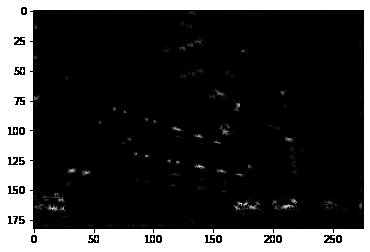
#> input picture example_img/corner.jpg, 370 x 252 px
$ python Harris_Corner.py 100 1.0 100 example_img/corner.jpg
#> lines starting #> are read from the running program, lines starting #| are printed output that depends on the picture

import cv2
import numpy as np
import sys
import matplotlib.pyplot as plt

def readImage(filename):

#> called with filename = 'example_img/corner.jpg'
    img = cv2.imread(filename, 0)
#> img is the input picture: shape (252, 370); min 0, max 255, mean 55
    if img.ndim == 3:
        img = img[:,:,0]
    return img

def kernel():
    size = 5
    sigma = 5
    size = int(size) // 2
    x, y = np.mgrid[-size:size+1, -size:size+1]
    g = (-x/sigma**2)*np.exp(-((x**2 + y**2) / (2.0*sigma**2)))
    return g


def non_max_suppression(img, D):
    M, N = img.shape
    Z = np.zeros((M,N), dtype=np.int32)
    angle = D * 180. / np.pi
    angle[angle < 0] += 180

    for i in range(1,M-1):
        for j in range(1,N-1):
            try:
                q = 255
                r = 255

               #angle 0
                if (0 <= angle[i,j] < 22.5) or (157.5 <= angle[i,j] <= 180):
                    q = img[i, j+1]
                    r = img[i, j-1]
                #angle 45
                elif (22.5 <= angle[i,j] < 67.5):
                    q = img[i+1, j-1]
                    r = img[i-1, j+1]
                #angle 90
                elif (67.5 <= angle[i,j] < 112.5):
                    q = img[i+1, j]
                    r = img[i-1, j]
                #angle 135
                elif (112.5 <= angle[i,j] < 157.5):
                    q = img[i-1, j-1]
                    r = img[i+1, j+1]

                if (img[i,j] >= q) and (img[i,j] >= r):
                    Z[i,j] = img[i,j]
                else:
                    Z[i,j] = 0

            except IndexError as e:
                pass
    return Z

def findCorners(img, window_size, k, threshold):

#> called with window_size = 100, k = 1, threshold = 100
    Iy, Ix = np.gradient(img)
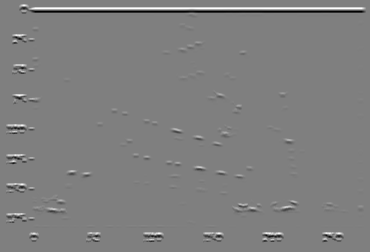
#> Iy: shape (252, 370) float64; min -69.5, max 69.5, mean 0; drawn with min black and max white
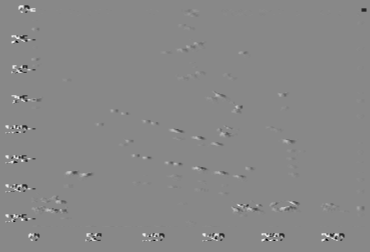
#> Ix: shape (252, 370) float64; min -38, max 33, mean 0; drawn with min black and max white
    Ixx = Ix**2
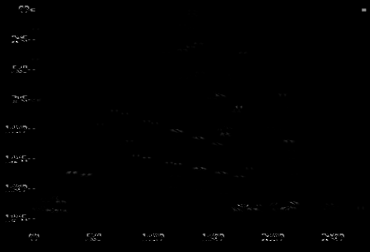
#> Ixx: shape (252, 370) float64; min 0, max 1444, mean 4.9; drawn with min black and max white
    Ixy = Iy*Ix
    Iyy = Iy**2
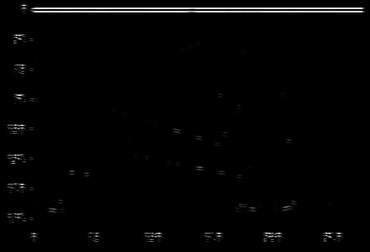
#> Iyy: shape (252, 370) float64; min 0, max 4830.2, mean 71.4; drawn with min black and max white
    theta = np.arctan2(Ix, Iy)
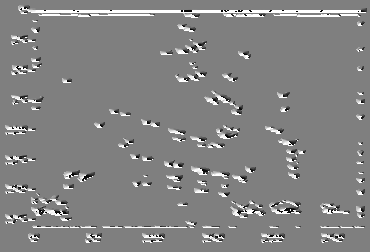
#> theta: shape (252, 370) float64; min -3.13, max 3.14, mean 0.111; drawn with min black and max white
    height = img.shape[0]
#> height = 252
    width = img.shape[1]
#> width = 370
    offset = window_size//2


    for y in range(offset, height-offset):
        for x in range(offset, width-offset):
            windowIxx = Ixx[y-offset:y+offset+1, x-offset:x+offset+1]
            windowIxy = Ixy[y-offset:y+offset+1, x-offset:x+offset+1]
            windowIyy = Iyy[y-offset:y+offset+1, x-offset:x+offset+1]
            Sxx = windowIxx.sum()
            Sxy = windowIxy.sum()
            Syy = windowIyy.sum()
            det = (Sxx * Syy) - (Sxy**2)
            trace = Sxx + Syy
            r = det - k*(trace**2)
            if r < threshold:
                img[y][x] = 0
#> img: shape (252, 370); min 0, max 139, mean 2.6

    return img, theta

def main():

    window_size = int(sys.argv[1])
    k = float(sys.argv[2])
    threshold = int(sys.argv[3])
    file_name = str(sys.argv[4])


    img = readImage(file_name)
    img = cv2.filter2D(img,-1,kernel())
    img,theta = findCorners(img, window_size, k, threshold)
    img = non_max_suppression(img,theta)
#> in non_max_suppression, `angle[angle < 0] += 180`:
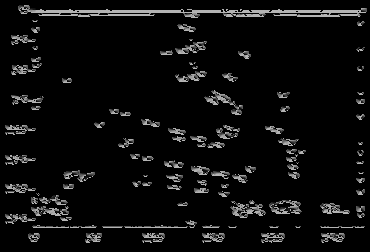
#> angle: shape (252, 370) float64; min 0, max 180, mean 13
#> after the loop in non_max_suppression, `for i in range(1,M-1):`:
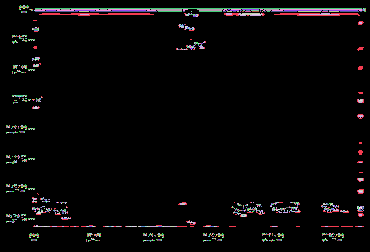
#> Z: shape (252, 370) int32; 105 distinct labels, from 0 to 139; one colour per label, 0 black

    plt.imshow(img,cmap ='gray')
    plt.show()


if __name__ == "__main__":
    main()
